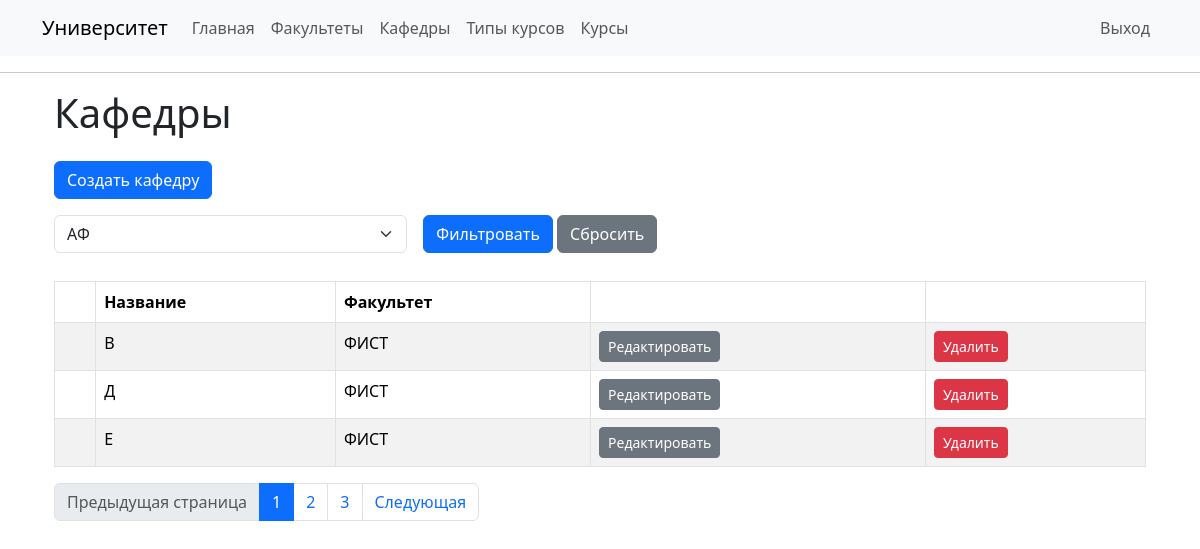
Before: /departments (signed in) with the older database file.
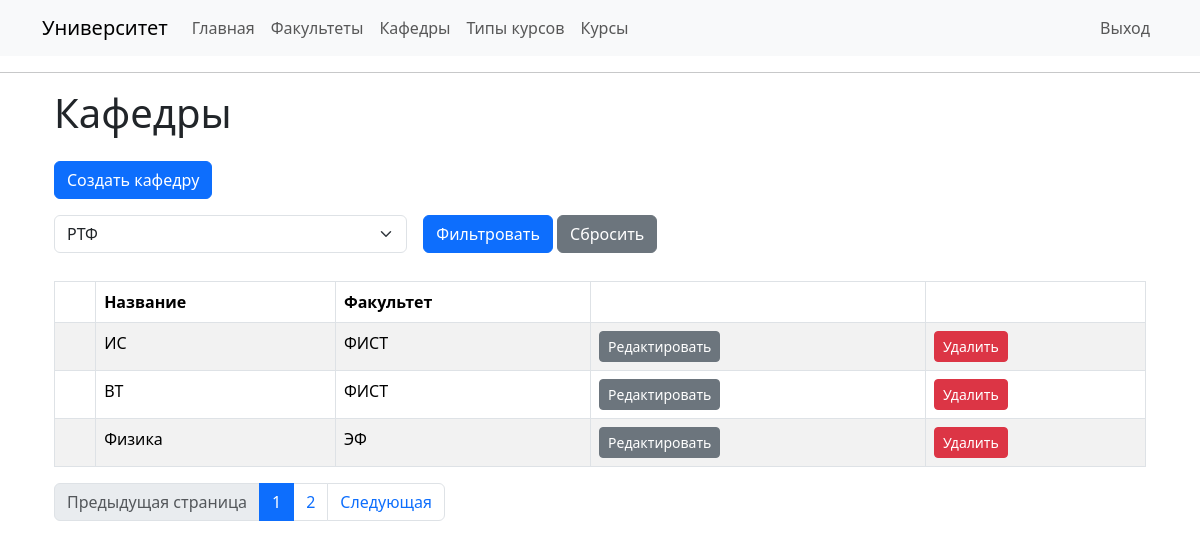
After: the same page with the newer database file.
### app/models/department.py (models this page shows, shortened)
class Department(db.Model):
    id: so.Mapped[int] = so.mapped_column(primary_key=True)
    name: so.Mapped[str] = so.mapped_column(
        sa.String(128), index=True, unique=True)
    faculty_id: so.Mapped[int] = so.mapped_column(
        sa.ForeignKey('faculty.id', ondelete='CASCADE'), index=True)
    faculty: so.Mapped['Faculty'] = so.relationship(
        back_populates='departments')
    teachers: so.WriteOnlyMapped['User'] = so.relationship(
        secondary=teachers_departments, primaryjoin=(teachers_departments.c.department_id == id), back_populates='departments', passive_deletes=True)

### app/models/faculty.py (models this page shows, shortened)
class Faculty(db.Model):
    id: so.Mapped[int] = so.mapped_column(primary_key=True)
    name: so.Mapped[str] = so.mapped_column(
        sa.String(128), index=True, unique=True)
    departments: so.WriteOnlyMapped['Department'] = so.relationship(
        back_populates='faculty', passive_deletes=True)

### app/routes/department_routes.py (the view)
@app.route('/departments')
@login_required
def departments():
    page = request.args.get('page', 1, type=int)
    faculty = request.args.get('faculty_id', None, type=int)
    if faculty is not None:
        faculty = [faculty]
    departments = department_service.get_all_paginated(page, faculty)
    faculties = faculty_service.get_all()
    return render_template('departments/departments.html', title='Кафедры', departments=departments, faculties=faculties)

### app/routes/__init__.py (called while the page is built)
@login.user_loader
def load_user(id):
  return user_service.get_by_id(id)

### app/services/department_service.py (called while the page is built)
def get_all_paginated(page: int, faculties=None):
    try:
        query = sa.select(Department)
        if faculties is not None:
            query = query.where(Department.faculty_id.in_(faculties))
        query = query.order_by(Department.faculty_id)
        return db.paginate(query, page=page, per_page=app.config['DEPARTMENTS_PER_PAGE'], error_out=False)
    except Exception as e:
        db.session.rollback()
        app.logger.error(e)
        raise Exception('Неизвестная ошибка')

### app/services/faculty_service.py (called while the page is built)
def get_all():
    try:
        return db.session.execute(sa.select(Faculty).order_by(Faculty.name)).scalars().all()
    except Exception as e:
        db.session.rollback()
        app.logger.error(e)
        raise Exception('Неизвестная ошибка')

### app/services/user_service.py (called while the page is built)
def get_by_id(id: int):
    try:
        res = db.session.get(User, id)
        if res is None:
            raise ValueError(f'Пользователь с id = {id} не существует')
        return res
    except ValueError as e:
        db.session.rollback()
        app.logger.error(e)
        raise
    except Exception as e:
        db.session.rollback()
        app.logger.error(e)
        raise Exception('Неизвестная ошибка')

### app/templates/departments/departments.html (shortened to what this page needs)
{% extends "base.html" %}
{% block content %}
    <div class="container">
        <h1>Кафедры</h1>
        <a class="btn btn-primary my-3" href="{{ url_for('create_department') }}" role="button">
            Создать кафедру
        </a>
        <br>
        <form method="get" action="{{ url_for('departments') }}" class="mb-1">
            <div class="row g-3">
                <div class="col-md-4">
                    <select name = 'faculty_id' class="form-select">
                        {% for faculty in faculties %}
                            {% if faculty.id|string == request.args.get('faculty_id') %}
                                <option value="{{ faculty.id }}" selected> {{faculty.name}} </option>
                            {% else %}
                                <option value="{{ faculty.id }}"> {{faculty.name}} </option>
                            {% endif %}
                        {% endfor %}
                    </select>
                </div>
                <div class="col-md-4">
                    <button type="submit" class="btn btn-primary">Фильтровать</button>
                    <a href="{{ url_for('departments') }}" class="btn btn-secondary">Сбросить</a>
                </div>
            </div>
        </form>
        <br>
        <table id="departments-table" class="table table-striped table-bordered" style="width:100%">
            <thead>
                <tr>
                    <th> </th>
                    <th> Название </th>
                    <th> Факультет </th>
                    <th></th>
                    <th></th>
                </tr>
            </thead>
            <tbody>
                {% for department in departments.items %}
                    <tr id="department{{ department.id }}">
                        <td></td>
                        <td>{{department.name}}</td>
                        <td>{{department.faculty.name}}</td>
                        <td>
                            <a class="btn btn-sm btn-secondary" href="{{ url_for('edit_department', department_id=department.id) }}" role="button">Редактировать</a>
                        </td>
                        <td>
                            <button class="btn btn-danger btn-sm delete-btn"
                                    data-item-id="{{ department.id }}">
                                Удалить
                            </button>
                        </td>
                    </tr>
                {% endfor %}
            </tbody>
        </table>
        <ul class="pagination">
            {% if departments.has_prev %}
             <li class="page-item"><a class="page-link" href="{{ url_for('departments', page=departments.prev_num, faculty_id=request.args.get('faculty_id')) }}">Предыдущая страница</a></li>
            {% else %}
             <li class="page-item disabled"><span class="page-link">Предыдущая страница</span>
            {% endif %}
             </li>
            {% for page in departments.iter_pages(left_edge=2, right_edge=2, left_current=1, right_current=1) %}
            {% if page == departments.page %}
             <li class="page-item active"><a class="page-link" href="{{ url_for('departments', page=page, faculty_id=request.args.get('faculty_id')) }}">{{ page }}</a></li>
            {% elif page %}
             <li class="page-item"><a class="page-link" href="{{ url_for('departments', page=page, faculty_id=request.args.get('faculty_id')) }}">{{ page }}</a></li>
            {% else %}
             <li class="page-item disabled" id="example_ellipsis"><a href="#" class="page-link">…</a></li>
            {% endif %}
            {% endfor %}
            {% if departments.has_next %}
             <li class="page-item"><a class="page-link" href="{{ url_for('departments', page=departments.next_num, faculty_id=request.args.get('faculty_id')) }}">Следующая</a></li>
            {% else %}
             <li class="page-item disabled"><span class="page-link">Следующая</span>
            {% endif %}
        </ul>
    </div>
{% endblock %}

### app/templates/base.html (shortened to what this page needs)
<!doctype html>
<html lang="ru">
    <head>
        <link
        href="https://cdn.jsdelivr.net/npm/bootstrap@5.3.2/dist/css/bootstrap.min.css"
        rel="stylesheet"
>
    </head>
    <body>
        <nav class="navbar navbar-expand-lg bg-body-tertiary">
            <div class="container">
              <a class="navbar-brand" href="{{ url_for('index') }}">Университет</a>
              <div class="collapse navbar-collapse" id="navbarSupportedContent">
                <ul class="navbar-nav me-auto mb-2 mb-lg-0">
                  <li class="nav-item">
                    <a class="nav-link" aria-current="page" href="{{ url_for('index') }}">Главная</a>
                  </li>
                  <li class="nav-item">
                    <a class="nav-link" aria-current="page" href="{{ url_for('faculties') }}">Факультеты</a>
                  </li>
                  <li class="nav-item">
                    <a class="nav-link" aria-current="page" href="{{ url_for('departments') }}">Кафедры</a>
                  </li>
                  <li class="nav-item">
                    <a class="nav-link" aria-current="page" href="{{ url_for('course_types') }}">Типы курсов</a>
                  </li>
                  <li class="nav-item">
                    <a class="nav-link" aria-current="page" href="{{ url_for('courses') }}">Курсы</a>
                  </li>
                </ul>
                <ul class="navbar-nav mb-2 mb-lg-0">
                  {% if current_user.is_anonymous %}
                  <li class="nav-item">
                    <a class="nav-link" aria-current="page" href="{{ url_for('login') }}">Вход</a>
                  </li>
                  {% else %}
                  <li class="nav-item">
                    <a class="nav-link" aria-current="page" href="{{ url_for('logout') }}">Выход</a>
                  </li>
                  {% endif %}
                </ul>
              </div>
            </div>
        </nav>
        <hr>
        <div class="container mt-3">
            {% block content %}{% endblock %}
        </div>
    </body>
</html>

Changed rows visible on the page:
removed Department: name "Д", faculty.name "ФИСТ"
removed Department: name "Е", faculty.name "ФИСТ"
added Department: name "ИС", faculty.name "ФИСТ"
added Department: name "ВТ", faculty.name "ФИСТ"
changed Department: name "В" → "Физика"; faculty.name "ФИСТ" → "ЭФ"
Other visible differences:
form field faculty_id: "АФ" → "РТФ"
list line gone: "3"
